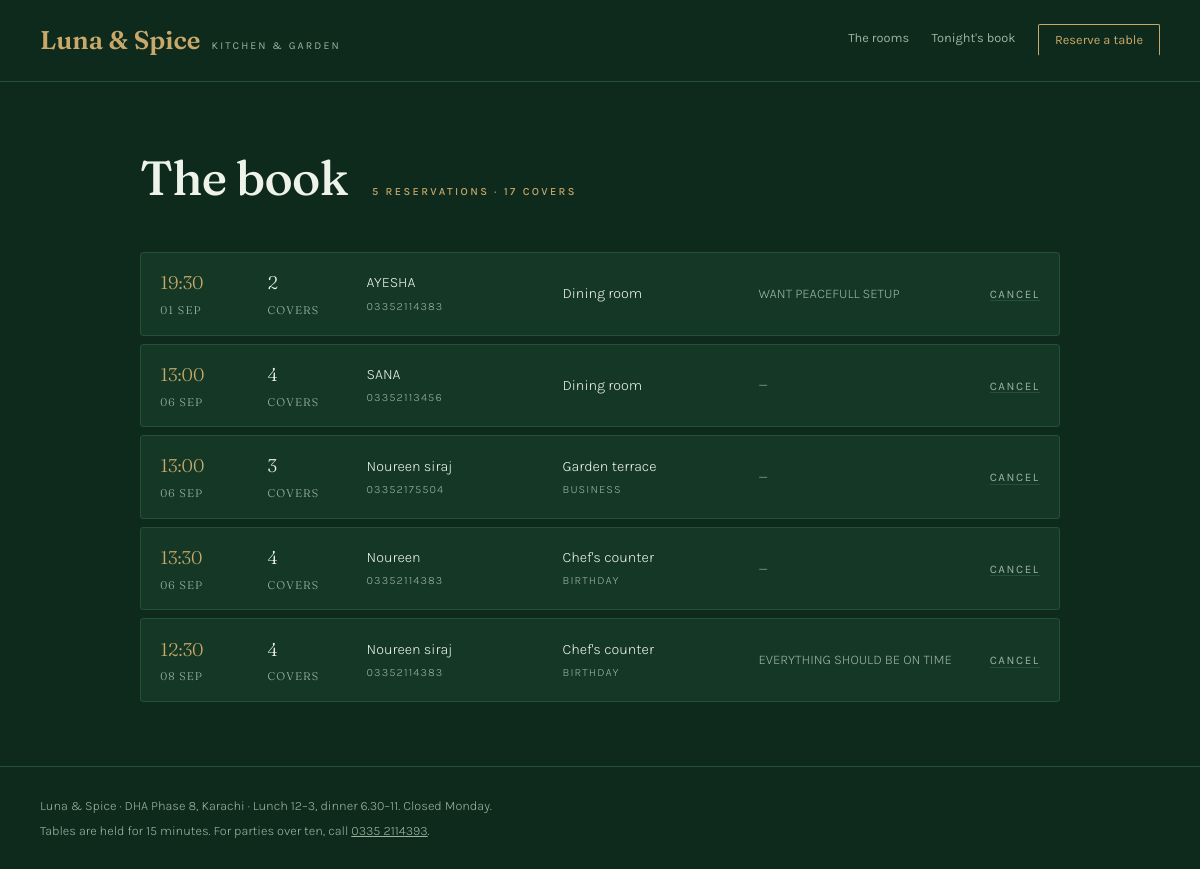
Screenshot of /book with the database file from the repository.
### tables this page shows
CREATE TABLE reservations (
    id         INTEGER PRIMARY KEY AUTOINCREMENT,
    ref        TEXT NOT NULL UNIQUE,
    area_id    TEXT NOT NULL,
    res_date   TEXT NOT NULL,
    res_time   TEXT NOT NULL,
    party      INTEGER NOT NULL,
    guest      TEXT NOT NULL,
    phone      TEXT NOT NULL,
    email      TEXT,
    occasion   TEXT,
    requests   TEXT,
    created_at TEXT NOT NULL
);

### app.py (the view)
@app.route("/book")
def book_list():
    rows = get_db().execute(
        "SELECT * FROM reservations ORDER BY res_date, res_time"
    ).fetchall()
    total = sum(r["party"] for r in rows)
    return render_template("book.html", rows=rows, areas=AREAS, total=total)

### app.py (called while the page is built)
def get_db():
    if "db" not in g:
        g.db = sqlite3.connect(DB_PATH)
        g.db.row_factory = sqlite3.Row
    return g.db

@app.template_filter("short_date")
def short_date(value):
    return datetime.strptime(value, "%Y-%m-%d").strftime("%d %b")

### templates/book.html (shortened to what this page needs)
{% extends "base.html" %}
{% block body %}
<div class="book-head">
  <h1 class="page-title">The book</h1>
  {% if rows %}<p class="tag">{{ rows|length }} reservations &middot; {{ total }} covers</p>{% endif %}
</div>
{% if not rows %}
<div class="none">
  <p>The book is empty. First table of the service is yours.</p>
  <a class="btn btn--brass" href="{{ url_for('reserve') }}">Reserve a table</a>
</div>
{% else %}
<ul class="book">
  {% for r in rows %}
  <li class="line">
    <span class="line__time">{{ r.res_time }}<em>{{ r.res_date | short_date }}</em></span>
    <span class="line__party" aria-label="{{ r.party }} guests">{{ r.party }}<em>covers</em></span>
    <span class="line__guest">{{ r.guest }}<em>{{ r.phone }}</em></span>
    <span class="line__room">{{ areas[r.area_id].name }}{% if r.occasion and r.occasion != 'Just dinner' %}<em>{{ r.occasion }}</em>{% endif %}</span>
    <span class="line__req">{{ r.requests or '&mdash;' | safe }}</span>
    <form method="post" action="{{ url_for('cancel', res_id=r.id) }}">
      <button class="drop">Cancel</button>
    </form>
  </li>
  {% endfor %}
</ul>
{% endif %}
{% endblock %}

### templates/base.html (shortened to what this page needs)
<!doctype html>
<html lang="en">
<head>
<link rel="stylesheet" href="{{ url_for('static', filename='style.css') }}">
</head>
<body>
<header class="head">
  <a class="logo" href="{{ url_for('index') }}">
    <span class="logo__word">Luna &amp; Spice</span>
    <span class="logo__sub">Kitchen &amp; garden</span>
  </a>
  <nav class="head__nav">
    <a href="{{ url_for('index') }}">The rooms</a>
    <a href="{{ url_for('book_list') }}">Tonight's book</a>
    <a class="head__cta" href="{{ url_for('reserve') }}">Reserve a table</a>
  </nav>
</header>
<main class="wrap">
  {% block body %}{% endblock %}
</main>
<footer class="foot">
  <p>Luna &amp; Spice &middot; DHA Phase 8, Karachi &middot; Lunch 12&ndash;3, dinner 6.30&ndash;11. Closed Monday.</p>
  <p>Tables are held for 15 minutes. For parties over ten, call <a href="tel:+923352114393">0335 2114393</a>.</p>
</footer>
</body>
</html>

### static/style.css (style rules this page uses)
:root { --forest: #0E2A1C; --panel: #143825; --panel-2: #1A4630; --line: #24503A; --brass: #C9A96A; --brass-dim: #8E7541; --leaf: #7FB069; --cream: #EEF3E9; --sage: #9DB3A1; --clay: #D98868; --pad: clamp(1.1rem, 4vw, 2.5rem); }
* { box-sizing: border-box; }
html { -webkit-text-size-adjust: 100%; }
body { margin: 0; background: var(--forest); color: var(--cream); font: 300 16px/1.65 "Karla", system-ui, sans-serif; min-height: 100vh; display: flex; flex-direction: column; }
a { color: inherit; }
h1, h2, h3 { margin: 0; font-family: "Fraunces", Georgia, serif; font-weight: 500; letter-spacing: -0.015em; }
.tag { margin: 0 0 0.8rem; font: 500 0.68rem/1 "Karla", sans-serif; text-transform: uppercase; letter-spacing: 0.22em; color: var(--brass); }
.page-title { font-size: clamp(2rem, 6vw, 3rem); margin-bottom: 0.6rem; }
.head { display: flex; flex-wrap: wrap; gap: 0.8rem 2rem; align-items: center; justify-content: space-between; padding: 1.2rem var(--pad); border-bottom: 1px solid var(--line); }
.logo { text-decoration: none; display: flex; align-items: baseline; gap: 0.7rem; }
.logo__word { font-family: "Fraunces", serif; font-size: 1.6rem; font-weight: 600; color: var(--brass); }
.logo__sub { font: 400 0.66rem/1 "Karla", sans-serif; text-transform: uppercase; letter-spacing: 0.2em; color: var(--sage); }
.head__nav { display: flex; flex-wrap: wrap; align-items: center; gap: 1.4rem; }
.head__nav a { font: 400 0.8rem/1 "Karla", sans-serif; text-decoration: none; color: var(--sage); padding-bottom: 3px; border-bottom: 1px solid transparent; }
.head__cta { padding: 0.55rem 1rem !important; border: 1px solid var(--brass); border-radius: 2px; color: var(--brass) !important; }
.wrap { flex: 1; width: min(1000px, 100%); margin: 0 auto; padding: clamp(2rem, 5vw, 3.5rem) var(--pad) 4rem; }
.book-head { display: flex; flex-wrap: wrap; gap: 0.4rem 1.5rem; align-items: baseline; margin-bottom: 1.6rem; }
.book { list-style: none; margin: 0; padding: 0; display: grid; gap: 0.5rem; }
.line { display: grid; grid-template-columns: 5.5rem 5rem 1fr 1fr 1.2fr auto; gap: 1.2rem; align-items: center; padding: 0.95rem 1.2rem; background: var(--panel); border: 1px solid var(--line); border-radius: 3px; font-size: 0.9rem; }
.line em { display: block; margin-top: 0.15rem; font-style: normal; font-size: 0.7rem; letter-spacing: 0.1em; text-transform: uppercase; color: var(--sage); }
.line__time { font-family: "Fraunces", serif; font-size: 1.15rem; color: var(--brass); }
.line__party { font-family: "Fraunces", serif; font-size: 1.15rem; }
.line__req { color: var(--sage); font-size: 0.83rem; }
.drop { background: none; border: 0; padding: 0; font: 400 0.72rem/1 "Karla", sans-serif; text-transform: uppercase; letter-spacing: 0.14em; color: var(--sage); cursor: pointer; border-bottom: 1px solid var(--line); }
.foot { padding: 1.5rem var(--pad); border-top: 1px solid var(--line); color: var(--sage); font-size: 0.8rem; }
.foot p { margin: 0.25rem 0; }

### rows the page displays
reservations: res_time "19:30", res_date|short_date "01 SEP", party "2", guest "AYESHA", phone "03352114383", area "Dining room", requests "WANT PEACEFULL SETUP"
reservations: res_time "13:00", res_date|short_date "06 SEP", party "4", guest "SANA", phone "03352113456", area "Dining room", requests "—"
reservations: res_time "13:00", res_date|short_date "06 SEP", party "3", guest "Noureen siraj", phone "03352175504", area "Garden terrace", occasion "BUSINESS", requests "—"
reservations: res_time "13:30", res_date|short_date "06 SEP", party "4", guest "Noureen", phone "03352114383", area "Chef's counter", occasion "BIRTHDAY", requests "—"
reservations: res_time "12:30", res_date|short_date "08 SEP", party "4", guest "Noureen siraj", phone "03352114383", area "Chef's counter", occasion "BIRTHDAY", requests "EVERYTHING SHOULD BE ON TIME"

### other values shown
{{ rows|length }} "5"
{{ total }} "17"
